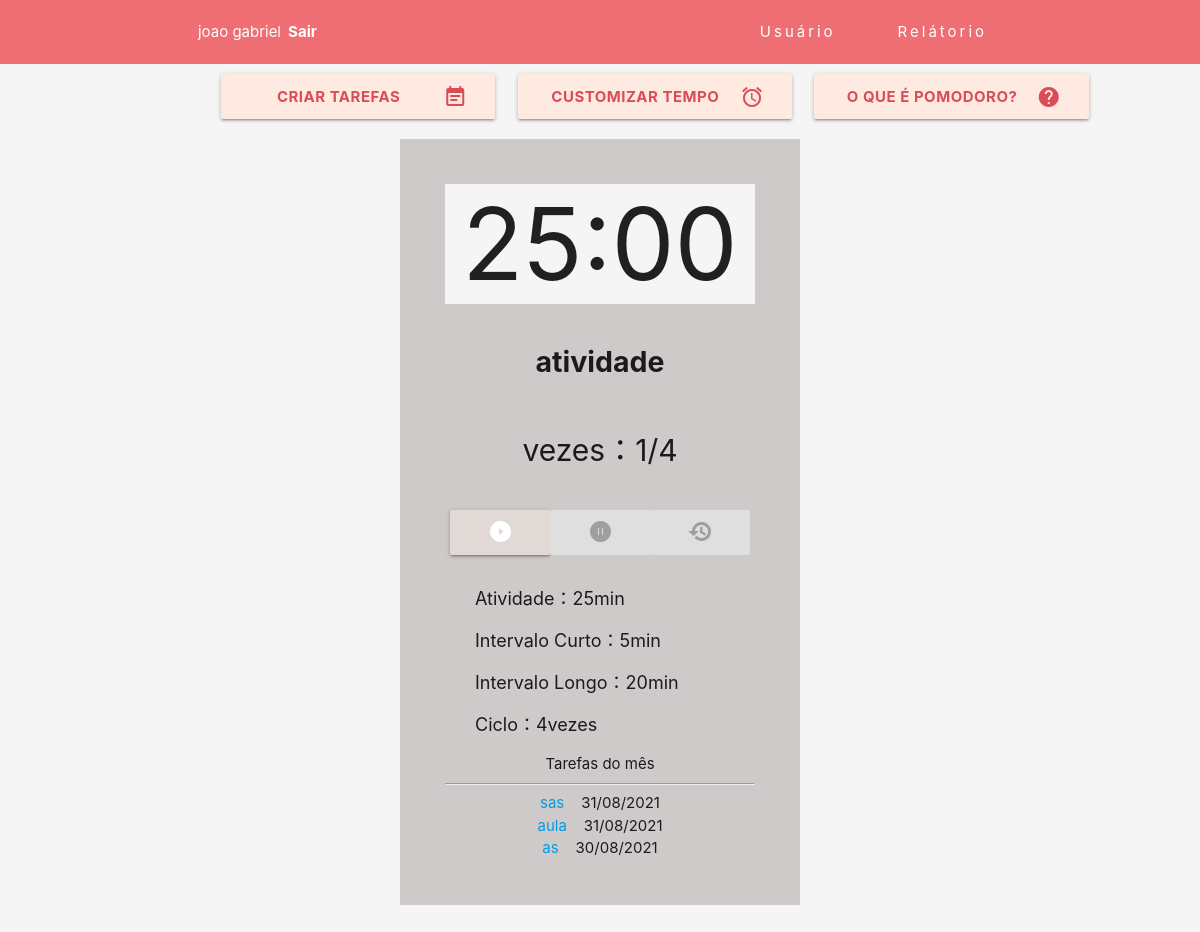
Page /pomodoro.php (signed in) on the committed database.
### tables this page shows
CREATE TABLE `tarefa` (
  `id` int(11) NOT NULL,
  `nome` varchar(85) NOT NULL,
  `previsto` int(55) NOT NULL,
  `data` datetime NOT NULL,
  `Atividade` time(6) NOT NULL,
  `intervalo` time(6) NOT NULL
);

### pomodoro.php (the view, shortened to what this page needs)
<!DOCTYPE html>
<html lang="en">
<head>
    <link rel="stylesheet" href="https://cdnjs.cloudflare.com/ajax/libs/materialize/1.0.0/css/materialize.min.css">
    <link rel="stylesheet" type="text/css" href="https://cdnjs.cloudflare.com/ajax/libs/font-awesome/4.7.0/css/font-awesome.css">
    <link rel="stylesheet" href="./pomodoro.css">
</head>
<body>
<nav>
    <div class="col-xs-4 col-xs-offset-1">
         <?php
            echo $_SESSION["user"];
            echo "<a href='sair.php' style='text-decoration: none; font-weight: bold;'>&nbsp;&nbsp;Sair</a>";
            ?>
    </div>
    <ul class="nav-list">
        <?php
            include("menu.php");
        ?>
        <li><a href='relatorio.php'>Relátorio</a></li>
    </ul>
</nav>
<main id="conteudo" class="row">
    <div class="col s10 offset-s1">
        <div class="row linha-logomarca">
            <div class="col s4">
                </div>
                <div class="col s12">
                    <button class="btn waves-effect waves-light btn-large modal-trigger" data-target="modal-tarefa" type="button">
                        Criar Tarefas
                        <i class="material-icons right">event_note</i>
                    </button>
                </div>
                <div class="col s12">
                    <button class="btn waves-effect waves-light btn-large modal-trigger" data-target="modal-configurar-tempo" type="button">
                        Customizar Tempo
                        <i class="material-icons right">alarm</i>
                    </button>
                </div>
                <div class="col s12">
                    <button class="btn waves-effect waves-light btn-large modal-trigger" data-target="modal-info" type="button">
                        O que é Pomodoro?
                        <i class="material-icons right">help</i>
                    </button>
                </div>
            </div>
                <div class="container">
    <div id="timer"></div>
    <p id="timeState"></p>
    <p id="cycle"></p>
    <div class="controls">
      <button class="btn material-icons right"  id="start">play_circle_filled</button>
      <button class="btn material-icons right"  id="stop">pause_circle_filled</button>
      <button class="btn material-icons right" id="reset">restore</button>
    </div>
    <ul class="edit_display">
      <li>Atividade<span class="mgr_1"></span><span id="input_worktime"></span>min</li>
      <li>Intervalo Curto<span class="mgr_1"></span><span id="input_breaktime"></span>min</li>
      <li>Intervalo Longo<span class="mgr_1"></span><span id="input_longbreaktime"></span>min</li>
      <li>Ciclo<span id="input_cyclecount"></span>vezes</li>
    </ul>
    <span class="card-title">Tarefas do mês</span>
       <hr>
                <?php
                        include("conecta.php");
                        $sql = mysqli_query($conn, "SELECT * from tarefa where month(data) = month(CURRENT_DATE())");
                        while($calendario = mysqli_fetch_array($sql)){
                            $id = $calendario['id'];
                            echo "<a href='tarefaver.php?id=$id'>".$calendario['nome']."</a>&nbsp;&nbsp;&nbsp;&nbsp;";
                            $data = date_create($calendario['data']);
                            echo date_format($data, 'd/m/Y');
                            echo "<br/>";
                        }
                    ?>
                </div>
        </div>
</body>
</html>

### pomodoro.css (style rules this page uses)
#conteudo { background-color: #f5f5f5; min-height: 100vh; padding: 10px 0px; margin: 0; }
nav { display: flex; justify-content: space-around; align-items: center; font-family: -apple-system, BlinkMacSystemFont, 'Segoe UI', Roboto, Oxygen, Ubuntu, Cantarell, 'Open Sans', 'Helvetica Neue', sans-serif; height: 8vh; }
.nav-list { list-style: none; display: flex; }
.nav-list li { letter-spacing: 3px; margin-left: 32px; }
#conteudo .btn-large { width: 100%; background-color: #ffeae2; color: #da4c56; font-weight: bold; }
#conteudo .linha-logomarca { display: flex; align-items: center; }
body { margin: 0; position: relative; height: 100vh; width: 100vw; background-image: url(./assets/Pomodoro.jpg); background-size: cover; }
.container { width: 400px; background: #c0babab6; margin: 20px auto; padding: 45px; text-align: center; }
p { line-height: 2; }
#timer { height: 120px; line-height: 120px; background: #f5f5f5; margin-bottom: 15px; font-size: 100px; }
#timeState { font-size: 1.9rem; font-weight: bold; }
#cycle { font-size: 2.0rem; }
.btn { width: 100px; height: 45px; line-height: 20px; background: #ece2dea6; font-weight: bold; cursor: pointer; user-select: none; }
.controls { text-align: center; display: flex; align-items: center; justify-content: center; color: #ffeae2; font-weight: bold; }
.edit_display { text-align: left; padding-left: 25px; }
li { padding: 15px 0 0 30px; text-align: left; font-size: large; }

### rows in the picture
tarefa: nome "sas", data "31/08/2021"
tarefa: nome "aula", data "31/08/2021"
tarefa: nome "as", data "30/08/2021"

### other values in the picture
$_SESSION["user"] "joao gabriel"
